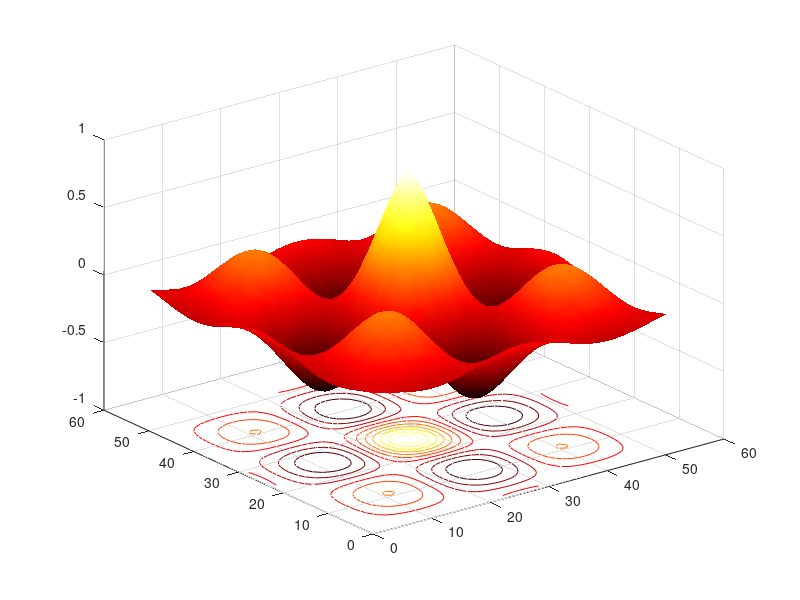

Recreate this plot in MATLAB.
% z = cos(x) cos(y) e^-sqrt((x^2+y^2)/4)
%   |x|<=5 , |y|<=5

u = -5:.2:5 ;
[X,Y] = meshgrid(u, u) ;
Z = cos(X).*cos(Y).*... 
    exp(-sqrt(X.^2+Y.^2)/4) ;
surfc(Z)
shading interp
colormap hot
